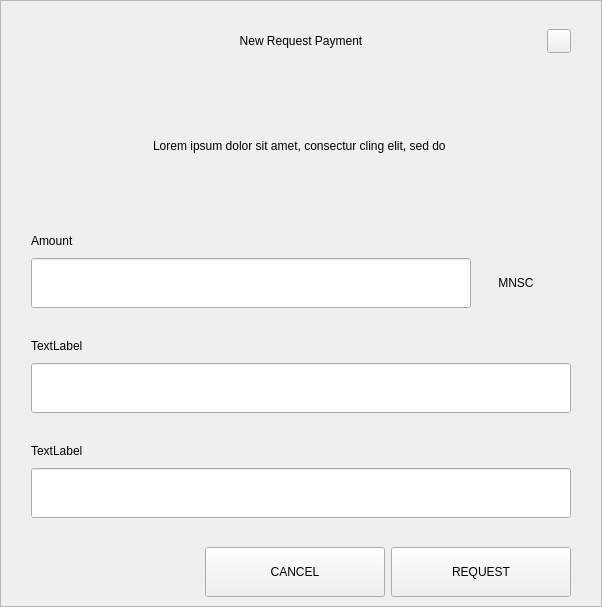
<?xml version="1.0" encoding="UTF-8"?>
<ui version="4.0">
 <class>RequestDialog</class>
 <widget class="QDialog" name="RequestDialog">
  <property name="geometry">
   <rect>
    <x>0</x>
    <y>0</y>
    <width>602</width>
    <height>607</height>
   </rect>
  </property>
  <property name="windowTitle">
   <string>Dialog</string>
  </property>
  <layout class="QVBoxLayout" name="verticalLayout_5">
   <property name="spacing">
    <number>0</number>
   </property>
   <property name="leftMargin">
    <number>0</number>
   </property>
   <property name="topMargin">
    <number>0</number>
   </property>
   <property name="rightMargin">
    <number>0</number>
   </property>
   <property name="bottomMargin">
    <number>0</number>
   </property>
   <item>
    <widget class="QFrame" name="frame">
     <property name="styleSheet">
      <string notr="true"/>
     </property>
     <property name="frameShape">
      <enum>QFrame::StyledPanel</enum>
     </property>
     <property name="frameShadow">
      <enum>QFrame::Raised</enum>
     </property>
     <layout class="QVBoxLayout" name="verticalLayout_4" stretch="1,0,0">
      <property name="spacing">
       <number>0</number>
      </property>
      <property name="leftMargin">
       <number>30</number>
      </property>
      <property name="topMargin">
       <number>20</number>
      </property>
      <property name="rightMargin">
       <number>30</number>
      </property>
      <property name="bottomMargin">
       <number>0</number>
      </property>
      <item>
       <layout class="QHBoxLayout" name="horizontalLayout_3">
        <property name="spacing">
         <number>0</number>
        </property>
        <item>
         <spacer name="horizontalSpacer_21">
          <property name="orientation">
           <enum>Qt::Horizontal</enum>
          </property>
          <property name="sizeHint" stdset="0">
           <size>
            <width>40</width>
            <height>20</height>
           </size>
          </property>
         </spacer>
        </item>
        <item>
         <widget class="QLabel" name="labelTitle">
          <property name="minimumSize">
           <size>
            <width>0</width>
            <height>40</height>
           </size>
          </property>
          <property name="maximumSize">
           <size>
            <width>16777215</width>
            <height>40</height>
           </size>
          </property>
          <property name="styleSheet">
           <string notr="true">padding-left:24px;</string>
          </property>
          <property name="text">
           <string>New Request Payment</string>
          </property>
          <property name="alignment">
           <set>Qt::AlignCenter</set>
          </property>
          <property name="margin">
           <number>7</number>
          </property>
         </widget>
        </item>
        <item>
         <spacer name="horizontalSpacer">
          <property name="orientation">
           <enum>Qt::Horizontal</enum>
          </property>
          <property name="sizeHint" stdset="0">
           <size>
            <width>40</width>
            <height>20</height>
           </size>
          </property>
         </spacer>
        </item>
        <item>
         <widget class="QPushButton" name="btnEsc">
          <property name="minimumSize">
           <size>
            <width>24</width>
            <height>24</height>
           </size>
          </property>
          <property name="maximumSize">
           <size>
            <width>24</width>
            <height>24</height>
           </size>
          </property>
          <property name="focusPolicy">
           <enum>Qt::NoFocus</enum>
          </property>
          <property name="text">
           <string/>
          </property>
         </widget>
        </item>
       </layout>
      </item>
      <item>
       <widget class="QStackedWidget" name="stack">
        <property name="minimumSize">
         <size>
          <width>540</width>
          <height>0</height>
         </size>
        </property>
        <property name="maximumSize">
         <size>
          <width>540</width>
          <height>16777215</height>
         </size>
        </property>
        <property name="currentIndex">
         <number>0</number>
        </property>
        <widget class="QWidget" name="page_1">
         <property name="minimumSize">
          <size>
           <width>540</width>
           <height>0</height>
          </size>
         </property>
         <property name="maximumSize">
          <size>
           <width>540</width>
           <height>16777215</height>
          </size>
         </property>
         <layout class="QVBoxLayout" name="layout1">
          <property name="spacing">
           <number>0</number>
          </property>
          <property name="leftMargin">
           <number>0</number>
          </property>
          <property name="topMargin">
           <number>0</number>
          </property>
          <property name="rightMargin">
           <number>0</number>
          </property>
          <property name="bottomMargin">
           <number>0</number>
          </property>
          <item>
           <spacer name="verticalSpacer_21">
            <property name="orientation">
             <enum>Qt::Vertical</enum>
            </property>
            <property name="sizeType">
             <enum>QSizePolicy::Fixed</enum>
            </property>
            <property name="sizeHint" stdset="0">
             <size>
              <width>20</width>
              <height>30</height>
             </size>
            </property>
           </spacer>
          </item>
          <item alignment="Qt::AlignHCenter">
           <widget class="QLabel" name="labelMessage">
            <property name="minimumSize">
             <size>
              <width>400</width>
              <height>50</height>
             </size>
            </property>
            <property name="text">
             <string>Lorem ipsum dolor sit amet, consectur cling elit, sed do </string>
            </property>
            <property name="alignment">
             <set>Qt::AlignCenter</set>
            </property>
            <property name="wordWrap">
             <bool>true</bool>
            </property>
           </widget>
          </item>
          <item alignment="Qt::AlignBottom">
           <widget class="QWidget" name="containerAmount" native="true">
            <layout class="QVBoxLayout" name="verticalLayout">
             <property name="spacing">
              <number>9</number>
             </property>
             <property name="leftMargin">
              <number>0</number>
             </property>
             <property name="topMargin">
              <number>0</number>
             </property>
             <property name="rightMargin">
              <number>0</number>
             </property>
             <property name="bottomMargin">
              <number>0</number>
             </property>
             <item>
              <widget class="QLabel" name="labelSubtitleAmount">
               <property name="minimumSize">
                <size>
                 <width>350</width>
                 <height>16</height>
                </size>
               </property>
               <property name="maximumSize">
                <size>
                 <width>16777215</width>
                 <height>16</height>
                </size>
               </property>
               <property name="text">
                <string>Amount</string>
               </property>
              </widget>
             </item>
             <item alignment="Qt::AlignTop">
              <widget class="QWidget" name="layoutAmount" native="true">
               <layout class="QHBoxLayout" name="horizontalLayout" stretch="2,0">
                <property name="spacing">
                 <number>0</number>
                </property>
                <property name="leftMargin">
                 <number>0</number>
                </property>
                <property name="topMargin">
                 <number>0</number>
                </property>
                <property name="rightMargin">
                 <number>0</number>
                </property>
                <property name="bottomMargin">
                 <number>0</number>
                </property>
                <item>
                 <widget class="QLineEdit" name="lineEditAmount">
                  <property name="minimumSize">
                   <size>
                    <width>0</width>
                    <height>50</height>
                   </size>
                  </property>
                  <property name="maximumSize">
                   <size>
                    <width>16777215</width>
                    <height>50</height>
                   </size>
                  </property>
                 </widget>
                </item>
                <item>
                 <widget class="QWidget" name="comboContainer" native="true">
                  <property name="minimumSize">
                   <size>
                    <width>100</width>
                    <height>50</height>
                   </size>
                  </property>
                  <property name="maximumSize">
                   <size>
                    <width>16777215</width>
                    <height>50</height>
                   </size>
                  </property>
                  <layout class="QHBoxLayout" name="horizontalLayout_31">
                   <property name="spacing">
                    <number>0</number>
                   </property>
                   <property name="leftMargin">
                    <number>0</number>
                   </property>
                   <property name="topMargin">
                    <number>0</number>
                   </property>
                   <property name="rightMargin">
                    <number>10</number>
                   </property>
                   <property name="bottomMargin">
                    <number>0</number>
                   </property>
                   <item>
                    <widget class="QLabel" name="comboBoxCoin">
                     <property name="text">
                      <string>MNSC</string>
                     </property>
                     <property name="alignment">
                      <set>Qt::AlignCenter</set>
                     </property>
                    </widget>
                   </item>
                  </layout>
                 </widget>
                </item>
               </layout>
              </widget>
             </item>
            </layout>
           </widget>
          </item>
          <item>
           <spacer name="verticalSpacer_31">
            <property name="orientation">
             <enum>Qt::Vertical</enum>
            </property>
            <property name="sizeType">
             <enum>QSizePolicy::Fixed</enum>
            </property>
            <property name="sizeHint" stdset="0">
             <size>
              <width>20</width>
              <height>30</height>
             </size>
            </property>
           </spacer>
          </item>
          <item>
           <layout class="QVBoxLayout" name="verticalLayoutLabel">
            <property name="spacing">
             <number>9</number>
            </property>
            <item>
             <widget class="QLabel" name="labelSubtitleLabel">
              <property name="minimumSize">
               <size>
                <width>0</width>
                <height>16</height>
               </size>
              </property>
              <property name="maximumSize">
               <size>
                <width>16777215</width>
                <height>16</height>
               </size>
              </property>
              <property name="text">
               <string>TextLabel</string>
              </property>
             </widget>
            </item>
            <item>
             <widget class="QLineEdit" name="lineEditLabel">
              <property name="minimumSize">
               <size>
                <width>0</width>
                <height>50</height>
               </size>
              </property>
              <property name="maximumSize">
               <size>
                <width>16777215</width>
                <height>50</height>
               </size>
              </property>
             </widget>
            </item>
           </layout>
          </item>
          <item>
           <spacer name="verticalSpacer_34">
            <property name="orientation">
             <enum>Qt::Vertical</enum>
            </property>
            <property name="sizeType">
             <enum>QSizePolicy::Fixed</enum>
            </property>
            <property name="sizeHint" stdset="0">
             <size>
              <width>20</width>
              <height>30</height>
             </size>
            </property>
           </spacer>
          </item>
          <item>
           <layout class="QVBoxLayout" name="verticalLayoutDescription">
            <property name="spacing">
             <number>9</number>
            </property>
            <item>
             <widget class="QLabel" name="labelSubtitleDescription">
              <property name="minimumSize">
               <size>
                <width>0</width>
                <height>16</height>
               </size>
              </property>
              <property name="maximumSize">
               <size>
                <width>16777215</width>
                <height>16</height>
               </size>
              </property>
              <property name="text">
               <string>TextLabel</string>
              </property>
             </widget>
            </item>
            <item>
             <widget class="QLineEdit" name="lineEditDescription">
              <property name="minimumSize">
               <size>
                <width>0</width>
                <height>50</height>
               </size>
              </property>
              <property name="maximumSize">
               <size>
                <width>16777215</width>
                <height>50</height>
               </size>
              </property>
             </widget>
            </item>
            <item>
             <spacer name="verticalSpacer_4">
              <property name="orientation">
               <enum>Qt::Vertical</enum>
              </property>
              <property name="sizeType">
               <enum>QSizePolicy::Fixed</enum>
              </property>
              <property name="sizeHint" stdset="0">
               <size>
                <width>20</width>
                <height>20</height>
               </size>
              </property>
             </spacer>
            </item>
           </layout>
          </item>
         </layout>
        </widget>
        <widget class="QWidget" name="page_2">
         <layout class="QVBoxLayout" name="layout2">
          <item>
           <spacer name="verticalSpacer_5">
            <property name="orientation">
             <enum>Qt::Vertical</enum>
            </property>
            <property name="sizeType">
             <enum>QSizePolicy::Fixed</enum>
            </property>
            <property name="sizeHint" stdset="0">
             <size>
              <width>20</width>
              <height>50</height>
             </size>
            </property>
           </spacer>
          </item>
          <item alignment="Qt::AlignHCenter">
           <widget class="QLabel" name="labelQrImg">
            <property name="minimumSize">
             <size>
              <width>260</width>
              <height>260</height>
             </size>
            </property>
            <property name="maximumSize">
             <size>
              <width>260</width>
              <height>260</height>
             </size>
            </property>
            <property name="text">
             <string/>
            </property>
            <property name="alignment">
             <set>Qt::AlignCenter</set>
            </property>
           </widget>
          </item>
          <item>
           <spacer name="verticalSpacer_2">
            <property name="orientation">
             <enum>Qt::Vertical</enum>
            </property>
            <property name="sizeType">
             <enum>QSizePolicy::Fixed</enum>
            </property>
            <property name="sizeHint" stdset="0">
             <size>
              <width>20</width>
              <height>30</height>
             </size>
            </property>
           </spacer>
          </item>
          <item alignment="Qt::AlignHCenter">
           <widget class="QLabel" name="labelAddress">
            <property name="text">
             <string>A7VFR83SQbiezrW72hjcWJtcfip5krte2Z </string>
            </property>
           </widget>
          </item>
          <item>
           <spacer name="verticalSpacer_32">
            <property name="orientation">
             <enum>Qt::Vertical</enum>
            </property>
            <property name="sizeType">
             <enum>QSizePolicy::Expanding</enum>
            </property>
            <property name="sizeHint" stdset="0">
             <size>
              <width>20</width>
              <height>20</height>
             </size>
            </property>
           </spacer>
          </item>
          <item>
           <layout class="QHBoxLayout" name="horizontal">
            <property name="leftMargin">
             <number>20</number>
            </property>
            <property name="rightMargin">
             <number>20</number>
            </property>
            <property name="bottomMargin">
             <number>20</number>
            </property>
            <item>
             <spacer name="horizontalSpacer_4">
              <property name="orientation">
               <enum>Qt::Horizontal</enum>
              </property>
              <property name="sizeHint" stdset="0">
               <size>
                <width>40</width>
                <height>20</height>
               </size>
              </property>
             </spacer>
            </item>
            <item>
             <widget class="QPushButton" name="btnCopyAddress">
              <property name="minimumSize">
               <size>
                <width>180</width>
                <height>50</height>
               </size>
              </property>
              <property name="text">
               <string>COPY ADDRESS</string>
              </property>
             </widget>
            </item>
            <item>
             <widget class="QPushButton" name="btnCopyUrl">
              <property name="minimumSize">
               <size>
                <width>180</width>
                <height>50</height>
               </size>
              </property>
              <property name="text">
               <string>COPY URL</string>
              </property>
             </widget>
            </item>
            <item>
             <spacer name="horizontalSpacer_2">
              <property name="orientation">
               <enum>Qt::Horizontal</enum>
              </property>
              <property name="sizeHint" stdset="0">
               <size>
                <width>40</width>
                <height>20</height>
               </size>
              </property>
             </spacer>
            </item>
           </layout>
          </item>
         </layout>
        </widget>
       </widget>
      </item>
      <item>
       <widget class="QWidget" name="buttonsStack" native="true">
        <layout class="QHBoxLayout" name="horizontalLayout_5">
         <property name="leftMargin">
          <number>20</number>
         </property>
         <property name="rightMargin">
          <number>0</number>
         </property>
         <item>
          <spacer name="horizontalSpacer_41">
           <property name="orientation">
            <enum>Qt::Horizontal</enum>
           </property>
           <property name="sizeHint" stdset="0">
            <size>
             <width>40</width>
             <height>20</height>
            </size>
           </property>
          </spacer>
         </item>
         <item>
          <widget class="QPushButton" name="btnCancel">
           <property name="minimumSize">
            <size>
             <width>180</width>
             <height>50</height>
            </size>
           </property>
           <property name="focusPolicy">
            <enum>Qt::NoFocus</enum>
           </property>
           <property name="text">
            <string>CANCEL</string>
           </property>
          </widget>
         </item>
         <item>
          <widget class="QPushButton" name="btnSave">
           <property name="minimumSize">
            <size>
             <width>180</width>
             <height>50</height>
            </size>
           </property>
           <property name="focusPolicy">
            <enum>Qt::NoFocus</enum>
           </property>
           <property name="text">
            <string>REQUEST</string>
           </property>
          </widget>
         </item>
        </layout>
       </widget>
      </item>
     </layout>
    </widget>
   </item>
  </layout>
 </widget>
 <resources/>
 <connections/>
</ui>
